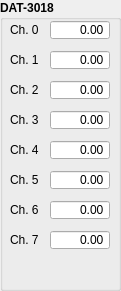
   <widget class="QGroupBox" name="t3018_31_GB">
    <property name="geometry">
     <rect>
      <x>290</x>
      <y>20</y>
      <width>121</width>
      <height>291</height>
     </rect>
    </property>
    <property name="font">
     <font>
      <weight>75</weight>
      <bold>true</bold>
     </font>
    </property>
    <property name="title">
     <string>DAT-3018</string>
    </property>
    <widget class="QDoubleSpinBox" name="t3018_31_0_DSB">
     <property name="enabled">
      <bool>true</bool>
     </property>
     <property name="geometry">
      <rect>
       <x>50</x>
       <y>20</y>
       <width>60</width>
       <height>20</height>
      </rect>
     </property>
     <property name="font">
      <font>
       <weight>50</weight>
       <bold>false</bold>
      </font>
     </property>
     <property name="alignment">
      <set>Qt::AlignRight|Qt::AlignTrailing|Qt::AlignVCenter</set>
     </property>
     <property name="buttonSymbols">
      <enum>QAbstractSpinBox::NoButtons</enum>
     </property>
     <property name="decimals">
      <number>2</number>
     </property>
     <property name="minimum">
      <double>-100.000000000000000</double>
     </property>
     <property name="maximum">
      <double>1300.000000000000000</double>
     </property>
    </widget>
    <widget class="QLabel" name="t3018_31_0_LBL">
     <property name="enabled">
      <bool>true</bool>
     </property>
     <property name="geometry">
      <rect>
       <x>10</x>
       <y>20</y>
       <width>30</width>
       <height>20</height>
      </rect>
     </property>
     <property name="font">
      <font>
       <weight>50</weight>
       <bold>false</bold>
      </font>
     </property>
     <property name="text">
      <string>Ch. 0</string>
     </property>
    </widget>
    <widget class="QDoubleSpinBox" name="t3018_31_1_DSB">
     <property name="enabled">
      <bool>true</bool>
     </property>
     <property name="geometry">
      <rect>
       <x>50</x>
       <y>50</y>
       <width>60</width>
       <height>20</height>
      </rect>
     </property>
     <property name="font">
      <font>
       <weight>50</weight>
       <bold>false</bold>
      </font>
     </property>
     <property name="alignment">
      <set>Qt::AlignRight|Qt::AlignTrailing|Qt::AlignVCenter</set>
     </property>
     <property name="buttonSymbols">
      <enum>QAbstractSpinBox::NoButtons</enum>
     </property>
     <property name="decimals">
      <number>2</number>
     </property>
     <property name="minimum">
      <double>-100.000000000000000</double>
     </property>
     <property name="maximum">
      <double>1300.000000000000000</double>
     </property>
    </widget>
    <widget class="QLabel" name="t3018_31_1_LBL">
     <property name="enabled">
      <bool>true</bool>
     </property>
     <property name="geometry">
      <rect>
       <x>10</x>
       <y>50</y>
       <width>30</width>
       <height>20</height>
      </rect>
     </property>
     <property name="font">
      <font>
       <weight>50</weight>
       <bold>false</bold>
      </font>
     </property>
     <property name="text">
      <string>Ch. 1</string>
     </property>
    </widget>
    <widget class="QDoubleSpinBox" name="t3018_31_3_DSB">
     <property name="enabled">
      <bool>true</bool>
     </property>
     <property name="geometry">
      <rect>
       <x>50</x>
       <y>110</y>
       <width>60</width>
       <height>20</height>
      </rect>
     </property>
     <property name="font">
      <font>
       <weight>50</weight>
       <bold>false</bold>
      </font>
     </property>
     <property name="alignment">
      <set>Qt::AlignRight|Qt::AlignTrailing|Qt::AlignVCenter</set>
     </property>
     <property name="buttonSymbols">
      <enum>QAbstractSpinBox::NoButtons</enum>
     </property>
     <property name="decimals">
      <number>2</number>
     </property>
     <property name="minimum">
      <double>-100.000000000000000</double>
     </property>
     <property name="maximum">
      <double>1300.000000000000000</double>
     </property>
    </widget>
    <widget class="QDoubleSpinBox" name="t3018_31_2_DSB">
     <property name="enabled">
      <bool>true</bool>
     </property>
     <property name="geometry">
      <rect>
       <x>50</x>
       <y>80</y>
       <width>60</width>
       <height>20</height>
      </rect>
     </property>
     <property name="font">
      <font>
       <weight>50</weight>
       <bold>false</bold>
      </font>
     </property>
     <property name="alignment">
      <set>Qt::AlignRight|Qt::AlignTrailing|Qt::AlignVCenter</set>
     </property>
     <property name="buttonSymbols">
      <enum>QAbstractSpinBox::NoButtons</enum>
     </property>
     <property name="decimals">
      <number>2</number>
     </property>
     <property name="minimum">
      <double>-100.000000000000000</double>
     </property>
     <property name="maximum">
      <double>1300.000000000000000</double>
     </property>
    </widget>
    <widget class="QLabel" name="t3018_31_2_LBL">
     <property name="enabled">
      <bool>true</bool>
     </property>
     <property name="geometry">
      <rect>
       <x>10</x>
       <y>80</y>
       <width>30</width>
       <height>20</height>
      </rect>
     </property>
     <property name="font">
      <font>
       <weight>50</weight>
       <bold>false</bold>
      </font>
     </property>
     <property name="text">
      <string>Ch. 2</string>
     </property>
    </widget>
    <widget class="QLabel" name="t3018_31_3_LBL">
     <property name="enabled">
      <bool>true</bool>
     </property>
     <property name="geometry">
      <rect>
       <x>10</x>
       <y>110</y>
       <width>30</width>
       <height>20</height>
      </rect>
     </property>
     <property name="font">
      <font>
       <weight>50</weight>
       <bold>false</bold>
      </font>
     </property>
     <property name="text">
      <string>Ch. 3</string>
     </property>
    </widget>
    <widget class="QLabel" name="t3018_31_5_LBL">
     <property name="enabled">
      <bool>true</bool>
     </property>
     <property name="geometry">
      <rect>
       <x>10</x>
       <y>170</y>
       <width>30</width>
       <height>20</height>
      </rect>
     </property>
     <property name="font">
      <font>
       <weight>50</weight>
       <bold>false</bold>
      </font>
     </property>
     <property name="text">
      <string>Ch. 5</string>
     </property>
    </widget>
    <widget class="QDoubleSpinBox" name="t3018_31_7_DSB">
     <property name="enabled">
      <bool>true</bool>
     </property>
     <property name="geometry">
      <rect>
       <x>50</x>
       <y>230</y>
       <width>60</width>
       <height>20</height>
      </rect>
     </property>
     <property name="font">
      <font>
       <weight>50</weight>
       <bold>false</bold>
      </font>
     </property>
     <property name="alignment">
      <set>Qt::AlignRight|Qt::AlignTrailing|Qt::AlignVCenter</set>
     </property>
     <property name="buttonSymbols">
      <enum>QAbstractSpinBox::NoButtons</enum>
     </property>
     <property name="decimals">
      <number>2</number>
     </property>
     <property name="minimum">
      <double>-100.000000000000000</double>
     </property>
     <property name="maximum">
      <double>1300.000000000000000</double>
     </property>
    </widget>
    <widget class="QDoubleSpinBox" name="t3018_31_4_DSB">
     <property name="enabled">
      <bool>true</bool>
     </property>
     <property name="geometry">
      <rect>
       <x>50</x>
       <y>140</y>
       <width>60</width>
       <height>20</height>
      </rect>
     </property>
     <property name="font">
      <font>
       <weight>50</weight>
       <bold>false</bold>
      </font>
     </property>
     <property name="alignment">
      <set>Qt::AlignRight|Qt::AlignTrailing|Qt::AlignVCenter</set>
     </property>
     <property name="buttonSymbols">
      <enum>QAbstractSpinBox::NoButtons</enum>
     </property>
     <property name="decimals">
      <number>2</number>
     </property>
     <property name="minimum">
      <double>-100.000000000000000</double>
     </property>
     <property name="maximum">
      <double>1300.000000000000000</double>
     </property>
    </widget>
    <widget class="QLabel" name="t3018_31_4_LBL">
     <property name="enabled">
      <bool>true</bool>
     </property>
     <property name="geometry">
      <rect>
       <x>10</x>
       <y>140</y>
       <width>30</width>
       <height>20</height>
      </rect>
     </property>
     <property name="font">
      <font>
       <weight>50</weight>
       <bold>false</bold>
      </font>
     </property>
     <property name="text">
      <string>Ch. 4</string>
     </property>
    </widget>
    <widget class="QDoubleSpinBox" name="t3018_31_5_DSB">
     <property name="enabled">
      <bool>true</bool>
     </property>
     <property name="geometry">
      <rect>
       <x>50</x>
       <y>170</y>
       <width>60</width>
       <height>20</height>
      </rect>
     </property>
     <property name="font">
      <font>
       <weight>50</weight>
       <bold>false</bold>
      </font>
     </property>
     <property name="alignment">
      <set>Qt::AlignRight|Qt::AlignTrailing|Qt::AlignVCenter</set>
     </property>
     <property name="buttonSymbols">
      <enum>QAbstractSpinBox::NoButtons</enum>
     </property>
     <property name="decimals">
      <number>2</number>
     </property>
     <property name="minimum">
      <double>-100.000000000000000</double>
     </property>
     <property name="maximum">
      <double>1300.000000000000000</double>
     </property>
    </widget>
    <widget class="QLabel" name="t3018_31_7_LBL">
     <property name="enabled">
      <bool>true</bool>
     </property>
     <property name="geometry">
      <rect>
       <x>10</x>
       <y>230</y>
       <width>30</width>
       <height>20</height>
      </rect>
     </property>
     <property name="font">
      <font>
       <weight>50</weight>
       <bold>false</bold>
      </font>
     </property>
     <property name="text">
      <string>Ch. 7</string>
     </property>
    </widget>
    <widget class="QDoubleSpinBox" name="t3018_31_6_DSB">
     <property name="enabled">
      <bool>true</bool>
     </property>
     <property name="geometry">
      <rect>
       <x>50</x>
       <y>200</y>
       <width>60</width>
       <height>20</height>
      </rect>
     </property>
     <property name="font">
      <font>
       <weight>50</weight>
       <bold>false</bold>
      </font>
     </property>
     <property name="alignment">
      <set>Qt::AlignRight|Qt::AlignTrailing|Qt::AlignVCenter</set>
     </property>
     <property name="buttonSymbols">
      <enum>QAbstractSpinBox::NoButtons</enum>
     </property>
     <property name="decimals">
      <number>2</number>
     </property>
     <property name="minimum">
      <double>-100.000000000000000</double>
     </property>
     <property name="maximum">
      <double>1300.000000000000000</double>
     </property>
    </widget>
    <widget class="QLabel" name="t3018_31_6_LBL">
     <property name="enabled">
      <bool>true</bool>
     </property>
     <property name="geometry">
      <rect>
       <x>10</x>
       <y>200</y>
       <width>30</width>
       <height>20</height>
      </rect>
     </property>
     <property name="font">
      <font>
       <weight>50</weight>
       <bold>false</bold>
      </font>
     </property>
     <property name="text">
      <string>Ch. 6</string>
     </property>
    </widget>
   </widget>
